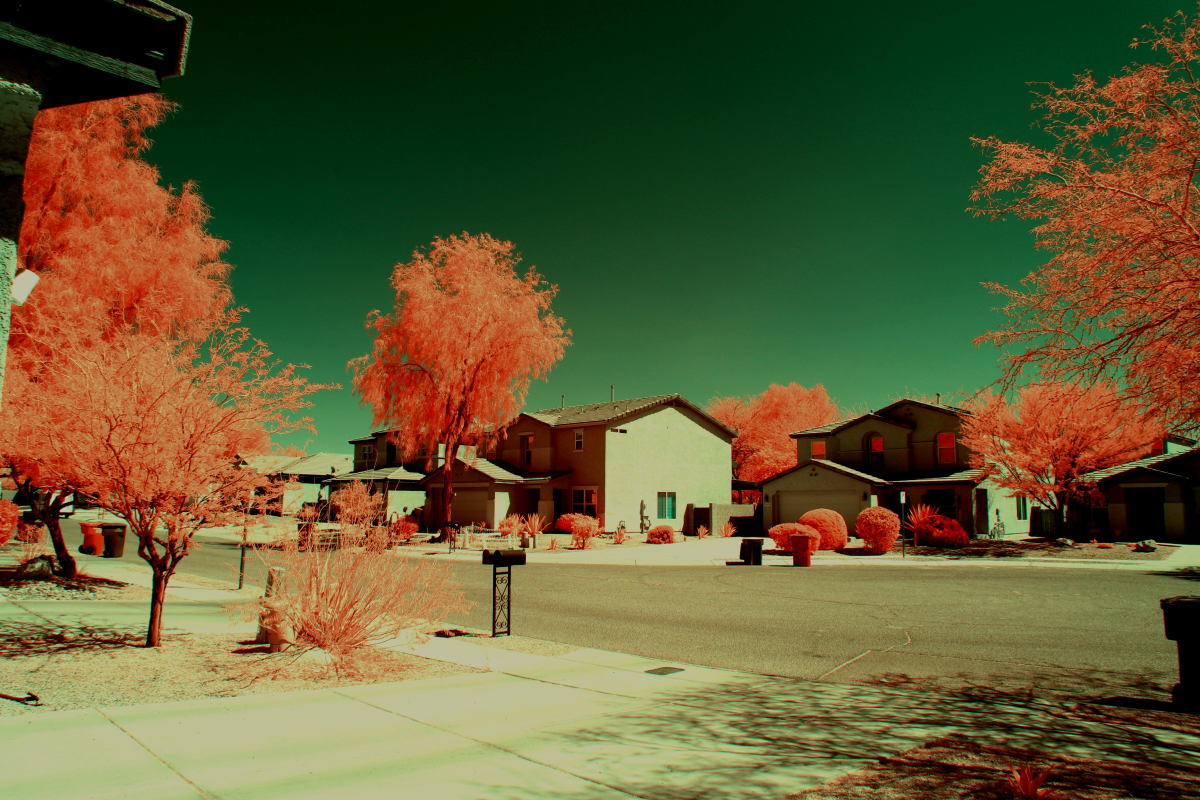
#> input picture samples/sample_1_conv.jpg, 6000 x 4000 px (shown at 1/5 size)
$ python aerochromizer.py --input samples/sample_1_conv.jpg --output out
#> lines starting #> are read from the running program, lines starting #| are printed output that depends on the picture
#> further down, original_img is the input picture: PIL image 6000x4000 RGB; mean R, G, B 97.8, 91.8, 51.7
### utils.py
from PIL import Image
from scipy import interpolate

# Table from https://stackoverflow.com/questions/11884544/setting-color-temperature-for-a-given-image-like-in-photoshop
_KELVIN_TABLE = {
    1000: (255,56,0),
    1500: (255,109,0),
    2000: (255,137,18),
    2500: (255,161,72),
    3000: (255,180,107),
    3500: (255,196,137),
    4000: (255,209,163),
    4500: (255,219,186),
    5000: (255,228,206),
    5500: (255,236,224),
    6000: (255,243,239),
    6500: (255,249,253),
    7000: (245,243,255),
    7500: (235,238,255),
    8000: (227,233,255),
    8500: (220,229,255),
    9000: (214,225,255),
    9500: (208,222,255),
    10000: (204,219,255)
}

_R_CH = interpolate.CubicSpline(list(_KELVIN_TABLE.keys()), [color[0] for color in _KELVIN_TABLE.values()])
_G_CH = interpolate.CubicSpline(list(_KELVIN_TABLE.keys()), [color[1] for color in _KELVIN_TABLE.values()])
_B_CH = interpolate.CubicSpline(list(_KELVIN_TABLE.keys()), [color[2] for color in _KELVIN_TABLE.values()])

def change_color_temperature(img: Image, temperature: int) -> Image:
#> called with temperature = 5000
    if temperature < 1000 or temperature > 10000:
        raise ValueError('Temperature must be between 1000K and 10000K')

    r = _R_CH(temperature)
    g = _G_CH(temperature)
    b = _B_CH(temperature)

    matrix = (r / 255.0, 0.0, 0.0, 0.0,
              0.0, g / 255.0, 0.0, 0.0,
              0.0, 0.0, b / 255.0, 0.0)
    return img.convert('RGB', matrix)

def rgb_to_brr(img: Image) -> Image:
    r, g, b = img.split()
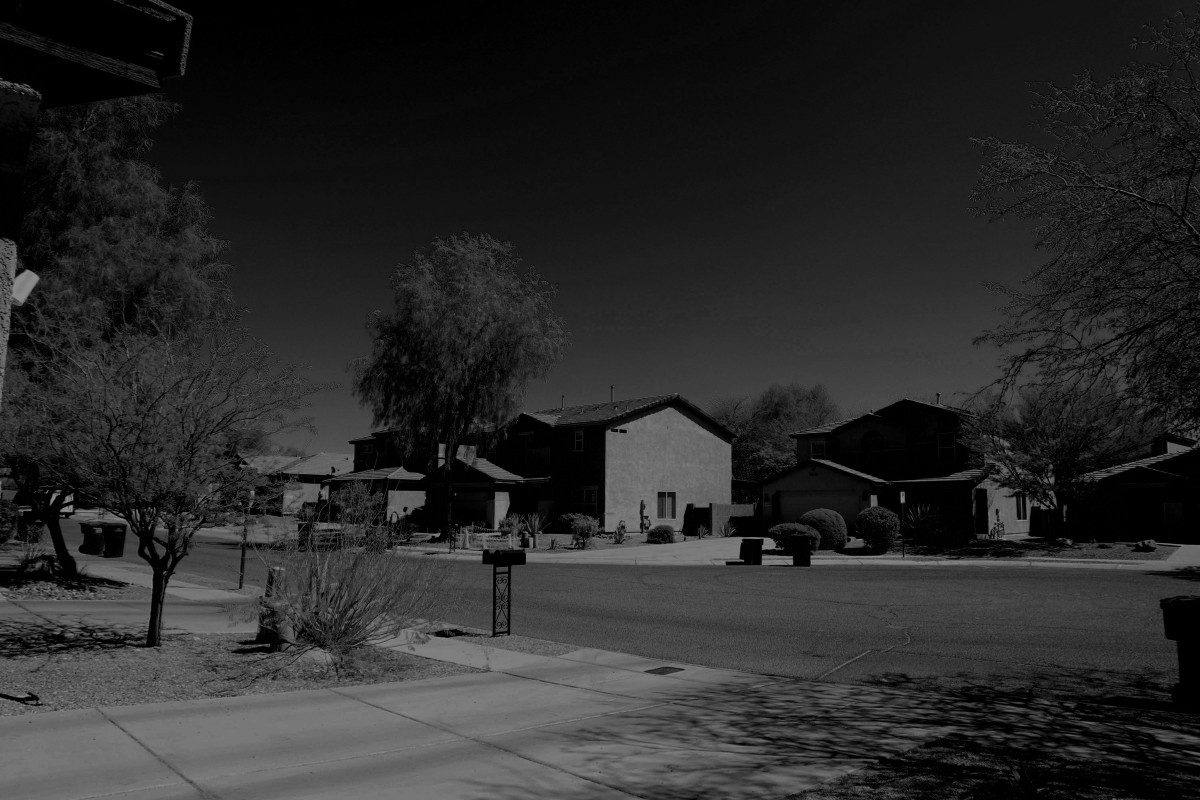
#> b: PIL image 6000x4000 L (shown at 1/5 size); min 0, max 154, mean 41.7
    return Image.merge('RGB', (b, r, r))


def adjust_color(r:float, g:float, b:float, img: Image) -> Image:
    matrix = ( r, 0.0, 0.0, 0.0,
               0.0, g, 0.0, 0.0,
               0.0, 0.0, b, 0.0 )
    return img.convert('RGB', matrix)

### aerochromizer.py
import argparse
import os

from PIL import Image, ImageEnhance
from utils import adjust_color, rgb_to_brr, change_color_temperature


def generate_faux_aerochrome(
        img: Image,
        wb1: int,
        wb2: int,
        red: float,
        green: float,
        blue: float,
        contrast: float,
        saturation: float,
        brightness: float,
) -> Image:
    intermediate_1 = change_color_temperature(img, wb1)
    intermediate_2 = adjust_color(red, green, blue, intermediate_1)
    intermediate_3 = rgb_to_brr(intermediate_2)
    intermediate_4 = change_color_temperature(intermediate_3, wb2)
#> call 2 of change_color_temperature, with temperature = 4500
#> in change_color_temperature (call 2), `return img.convert('RGB', matrix)`:
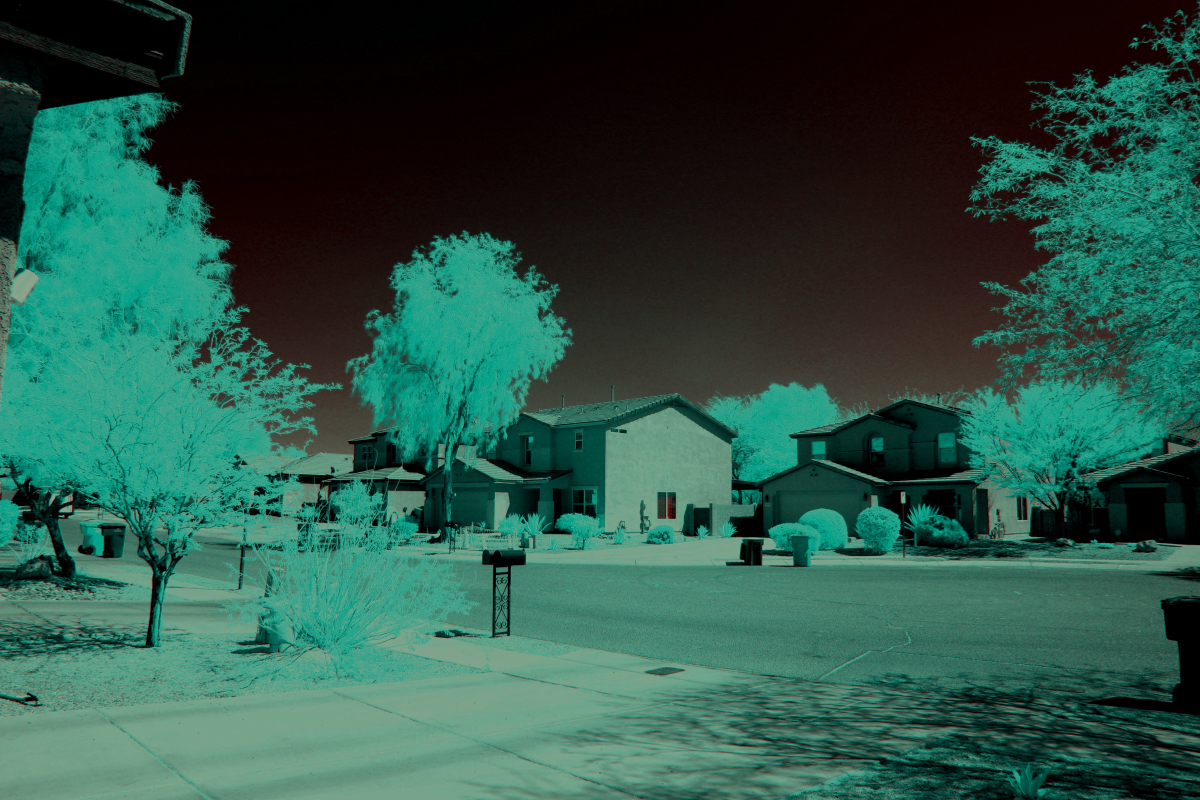
#> returned value: PIL image 6000x4000 RGB (shown at 1/5 size); mean R, G, B 41.7, 84, 71.4
    intermediate_5 = ImageEnhance.Contrast(intermediate_4).enhance(contrast)
    intermediate_6 = ImageEnhance.Color(intermediate_5).enhance(saturation)
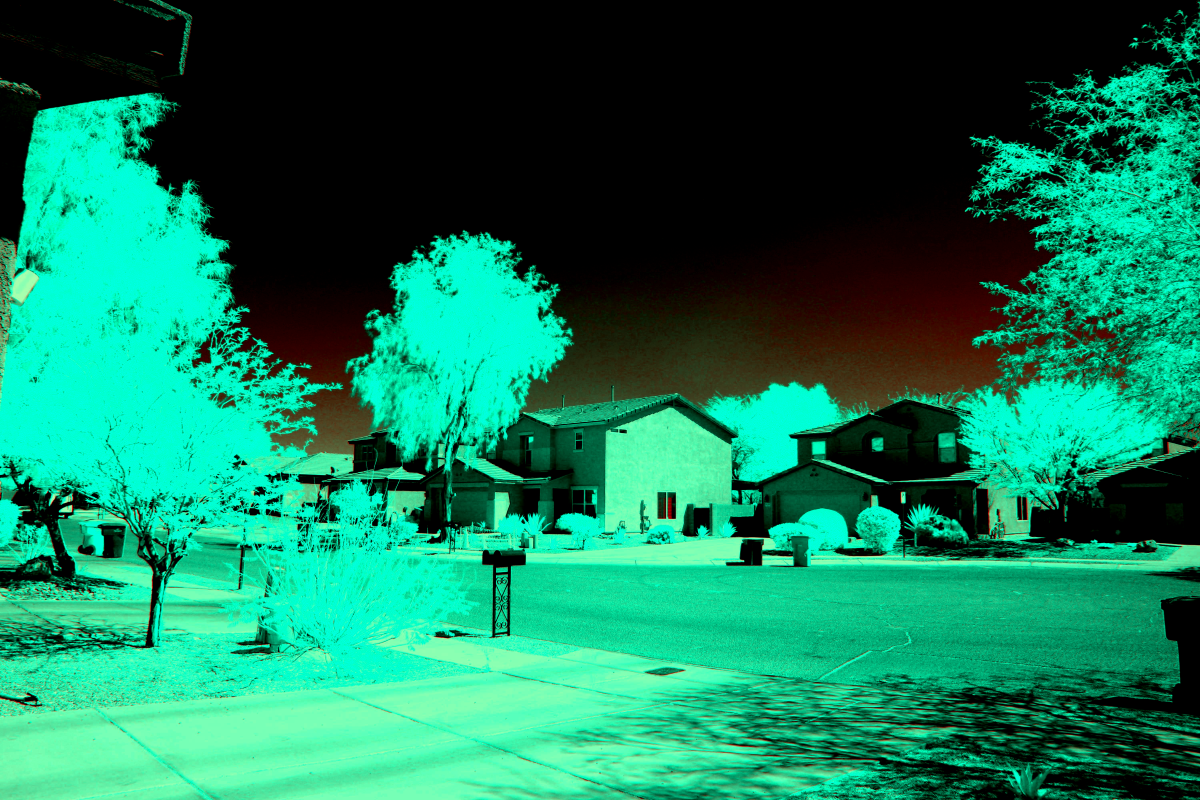
#> intermediate_6: PIL image 6000x4000 RGB (shown at 1/5 size); mean R, G, B 18.9, 122.4, 89
    final = ImageEnhance.Brightness(intermediate_6).enhance(brightness)
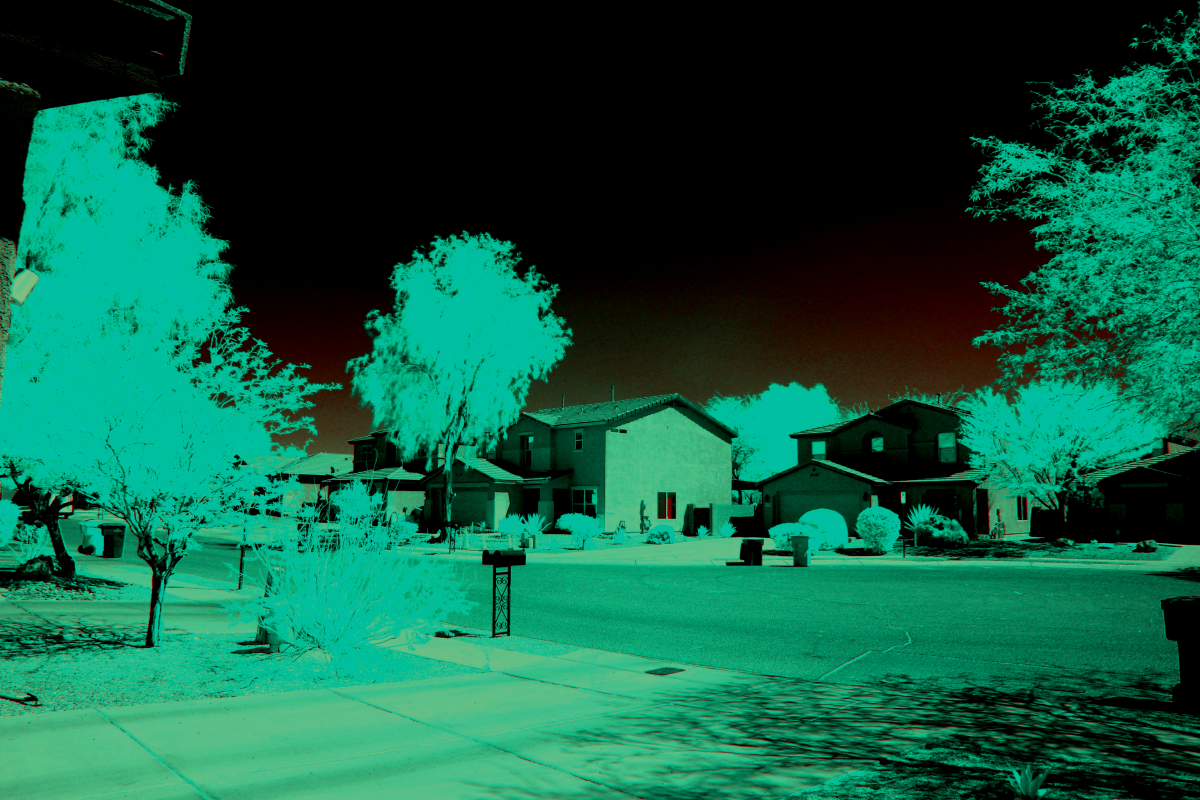
#> final: PIL image 6000x4000 RGB (shown at 1/5 size); mean R, G, B 14, 91.6, 66.5
    return final

if __name__ == '__main__':
    APP_NAME = "Aerochromizer"
    DESCRIPTION = """Convert JPEGs taken from full-spectrum modified camera into aerochrome inspired colored images. If input dir is supplied, output will be saved in a folder named 'aerochromed' inside it."""

    parser = argparse.ArgumentParser(prog=APP_NAME, description=DESCRIPTION)
    parser.add_argument("--input", help="File path of input image / dir [REQUIRED]", required=True)
    parser.add_argument("--output", help="File path of output image / dir", required=True)
    parser.add_argument("--wb1", help="Initial White Balance Temperature (1000 to 10000K) [default 5000]", default=5000)
    parser.add_argument("--wb2", help="Second White Balance Temperature (1000 to 10000K) [default 4500]", default=4500)
    parser.add_argument("--contrast", help="Contrast Adjustment Scale [default 1.8]", default=1.8)
    parser.add_argument("--saturation", help="Saturation Adjustment Scale [default 1.8]", default=1.8)
    parser.add_argument("--brightness", help="Brightness Adjustment Scale [default 0.75]", default=0.75)
    parser.add_argument("--red", help="Red Adjustment Scale [default 1.0]", default=1.0)
    parser.add_argument("--green", help="Green Adjustment Scale [default 0.5]", default=0.5)
    parser.add_argument("--blue", help="Blue Adjustment Scale [default 1.0]", default=1.0)
    args = parser.parse_args()

    aero_img = None
    kwargs = vars(args)
    input_path = kwargs.pop("input")
    output_path = kwargs.pop("output")

    is_input_path_dir = os.path.isdir(input_path)
    is_output_path_dir = os.path.isdir(output_path)

    # Single File
    if is_input_path_dir:
        if not is_output_path_dir:
            raise RuntimeError(f"Output path must be a directory if input path is a directory!")

        files = os.listdir(input_path)
        print("Found {} files in {}".format(len(files), input_path))
        for i, file in enumerate(files):
            if os.path.isfile(os.path.join(input_path, file)):
                try:
                    original_file_path = os.path.join(input_path, file)
                    output_file_path = os.path.join(output_path, f"aero_{file}")

                    original_img = Image.open(original_file_path)
                    aero_img = generate_faux_aerochrome(original_img, **kwargs)

                    try:
                        aero_img.save(output_file_path)
                        print(f"[{(i+1):03} / {len(files)}] Aerochromized {original_file_path} --> {output_file_path}")
                    except IOError:
                        print(f"Failed saving image '{output_file_path}'")

                except IOError:
                    print(f"Failed to find/open image '{input_path}'")

    else:
        if is_output_path_dir:
            raise RuntimeError(f"Output path must be a file if input path is a single file!")

        try:
            original_img = Image.open(input_path)
            aero_img = generate_faux_aerochrome(original_img, **kwargs)
        except IOError:
            print(f"Failed to find/open image '{input_path}'")

        try:
            aero_img.save(output_path)
        except IOError:
            print(f"Failed saving image '{output_path}'")
